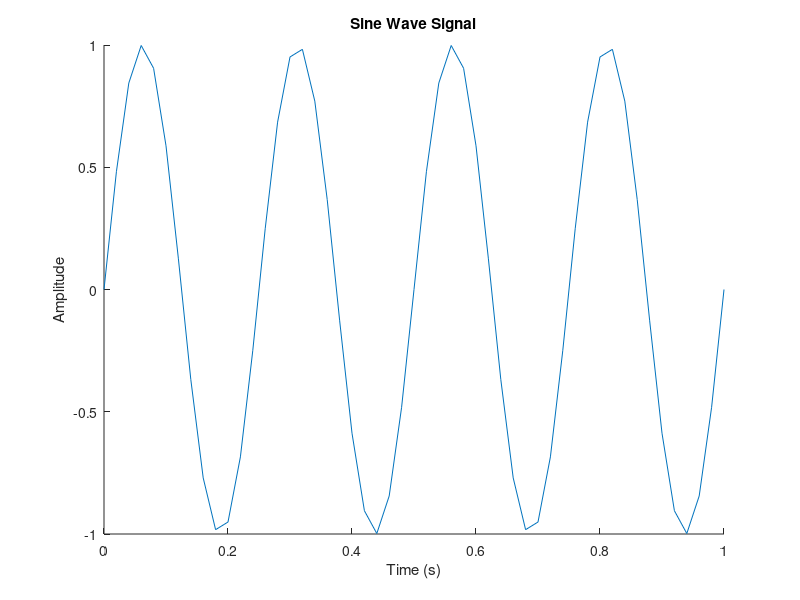
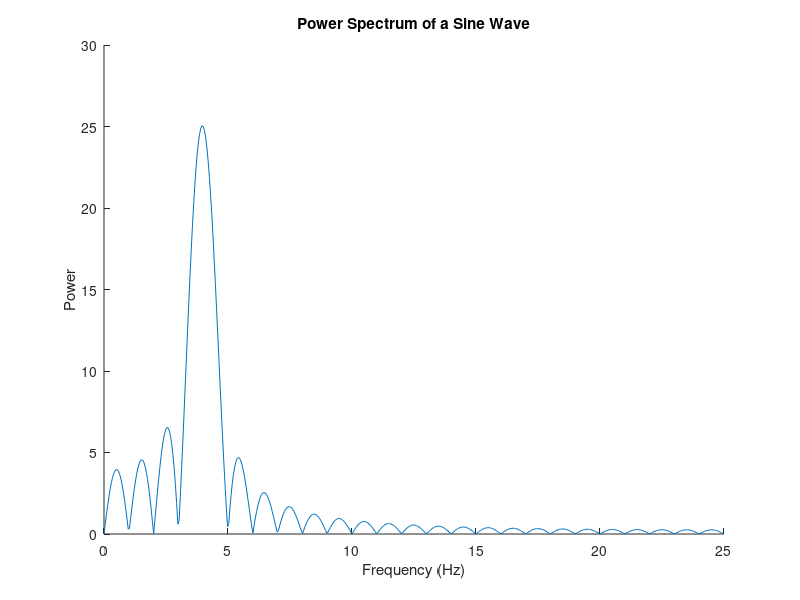

Here is the MATLAB script that generated these plots, in order:
Fs = 50; % Sampling frequency
t = 0:1/Fs:1; % Time vector of 1 second
f = 4; % Create a sine wave of f Hz.
x = sin(2*pi*t*f);
nfft = 1024; % Length of FFT
% Take fft, padding with zeros so that length(X) is equal to nfft
X = fft(x,nfft);
% FFT is symmetric, throw away second half
% Power Spectrum of a Sine Wave
% FFT is symmetric, throw away second half
X = X(1:nfft/2);
% Take the magnitude of fft of x
mx = abs(X);
% Frequency vector
f = (0:nfft/2-1)*Fs/nfft;

% Power

% Generate the plot, title and labels.
figure(1);
hold on;
plot(t,x);
title('Sine Wave Signal');
xlabel('Time (s)');
ylabel('Amplitude')

figure(2);
hold on;
plot(f,mx);
title('Power Spectrum of a Sine Wave');
xlabel('Frequency (Hz)');
ylabel('Power');